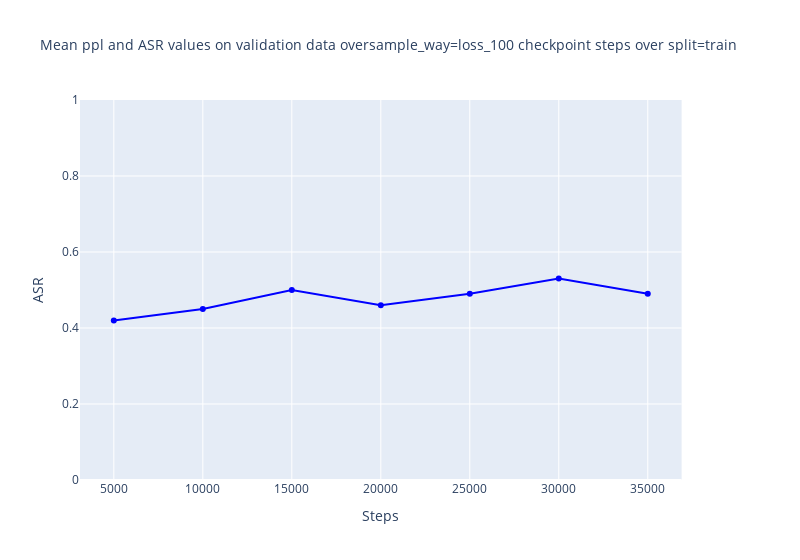

Source (notebook cell):
### Code cell
root='/fs/ess/PAA0201/lzy37ld/why_attack/ckpt'
sample_way="loss_100"
ckpt_name=f'prompter_victim=llama2-7b-chat_prompt_type=q_p_model_name=llama2-base_sample_way_and_n_sample={sample_way}_nsample=200_epoch_5'
split="train"
dir_base_name = os.path.join(root,ckpt_name) 
# 示例：搜索 'a/b/c/checkpoint-123/*.json'
"/fs/ess/PAA0201/lzy37ld/why_attack/ckpt/prompter_victim=llama2-7b-chat_prompt_type=q_p_model_name=llama2-base_sample_way_and_n_sample=step_nsample=200_epoch_5/"  # Replace with the actual folder path
files = find_files(f'{dir_base_name}/*{split}_analysis/**/*.jsonl')
# print(files)
data = convert_to_d(files)
plot(data,sample_way,split,show_both= False)

### Figure 1 — Plotly figure (JSON) as saved in the notebook; plotly's stock layout.template omitted (floating-point values rounded to 4 significant figures)
{"data": [{"line": {"color": "blue"}, "mode": "lines+markers", "name": "ASR", "type": "scatter", "x": ["5000", "10000", "15000", "20000", "25000", "30000", "35000"], "xaxis": "x", "y": [0.42, 0.45, 0.5, 0.46, 0.49, 0.53, 0.49], "yaxis": "y"}], "layout": {"legend": {"title": {"text": "Metrics"}}, "title": {"font": {"size": 14}, "text": "Mean ppl and ASR values on validation data oversample_way=loss_100 checkpoint steps over split=train"}, "width": 800, "xaxis": {"anchor": "y", "domain": [0, 0.94], "title": {"text": "Steps"}}, "yaxis": {"anchor": "x", "domain": [0, 1], "range": [0, 1], "title": {"text": "ASR"}}, "yaxis2": {"anchor": "x", "overlaying": "y", "side": "right"}}}
